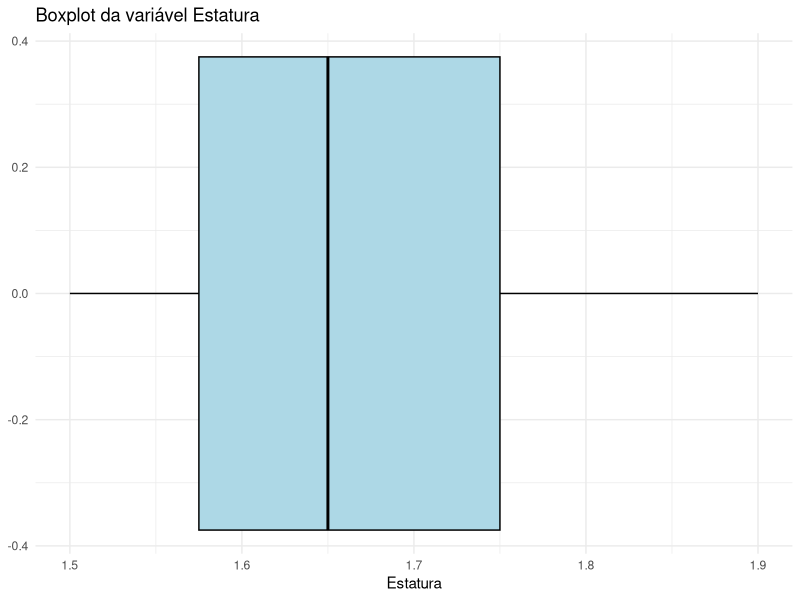
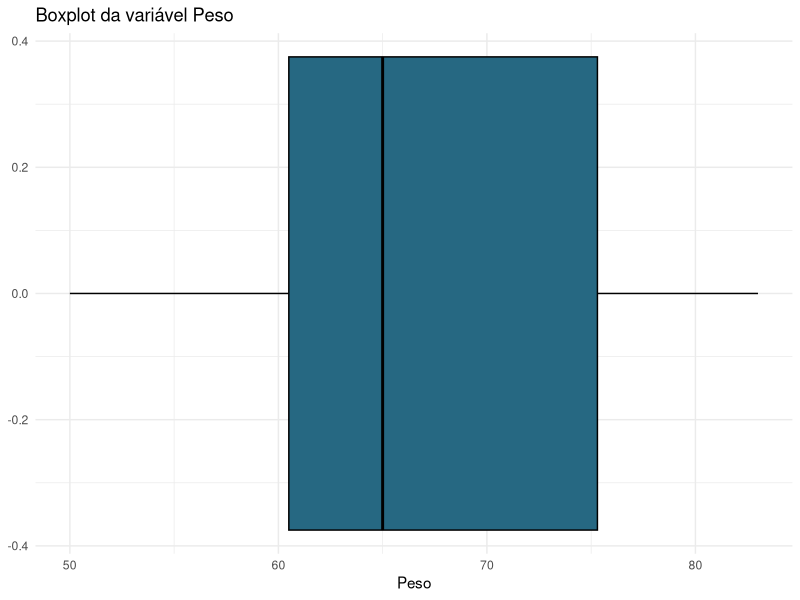

These figures' R source, in order:
library(readxl)
library(ggplot2)
dados <- read_excel("Base Casos.xlsx")
head(dados)
ggplot(dados, aes(x=Estatura)) +
  geom_boxplot(fill = "lightblue", color = "black") +
  labs(title = "Boxplot da variável Estatura",
       x= "Estatura") +
  theme_minimal()

ggplot(dados, aes(x=Peso)) +
  geom_boxplot(fill = "#266882", color = "black") +
  labs(title = "Boxplot da variável Peso",
       x= "Peso") +
  theme_minimal()